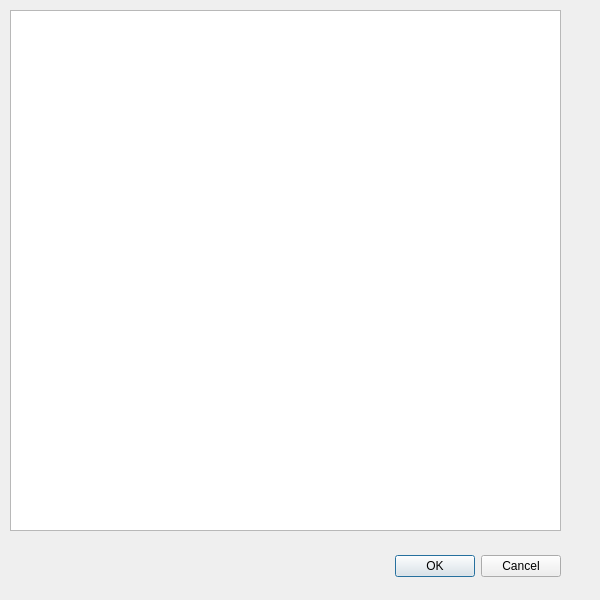
<?xml version="1.0" encoding="UTF-8"?>
<ui version="4.0">
 <class>orderstatusedit</class>
 <widget class="QDialog" name="orderstatusedit">
  <property name="geometry">
   <rect>
    <x>0</x>
    <y>0</y>
    <width>600</width>
    <height>600</height>
   </rect>
  </property>
  <property name="minimumSize">
   <size>
    <width>600</width>
    <height>600</height>
   </size>
  </property>
  <property name="maximumSize">
   <size>
    <width>600</width>
    <height>600</height>
   </size>
  </property>
  <property name="windowTitle">
   <string>菜品状态</string>
  </property>
  <widget class="QDialogButtonBox" name="buttonBox">
   <property name="geometry">
    <rect>
     <x>220</x>
     <y>550</y>
     <width>341</width>
     <height>32</height>
    </rect>
   </property>
   <property name="orientation">
    <enum>Qt::Orientation::Horizontal</enum>
   </property>
   <property name="standardButtons">
    <set>QDialogButtonBox::StandardButton::Cancel|QDialogButtonBox::StandardButton::Ok</set>
   </property>
  </widget>
  <widget class="QTableWidget" name="tableWidget">
   <property name="geometry">
    <rect>
     <x>10</x>
     <y>10</y>
     <width>551</width>
     <height>521</height>
    </rect>
   </property>
  </widget>
 </widget>
 <resources/>
 <connections>
  <connection>
   <sender>buttonBox</sender>
   <signal>accepted()</signal>
   <receiver>orderstatusedit</receiver>
   <slot>accept()</slot>
   <hints>
    <hint type="sourcelabel">
     <x>248</x>
     <y>254</y>
    </hint>
    <hint type="destinationlabel">
     <x>157</x>
     <y>274</y>
    </hint>
   </hints>
  </connection>
  <connection>
   <sender>buttonBox</sender>
   <signal>rejected()</signal>
   <receiver>orderstatusedit</receiver>
   <slot>reject()</slot>
   <hints>
    <hint type="sourcelabel">
     <x>316</x>
     <y>260</y>
    </hint>
    <hint type="destinationlabel">
     <x>286</x>
     <y>274</y>
    </hint>
   </hints>
  </connection>
 </connections>
</ui>
